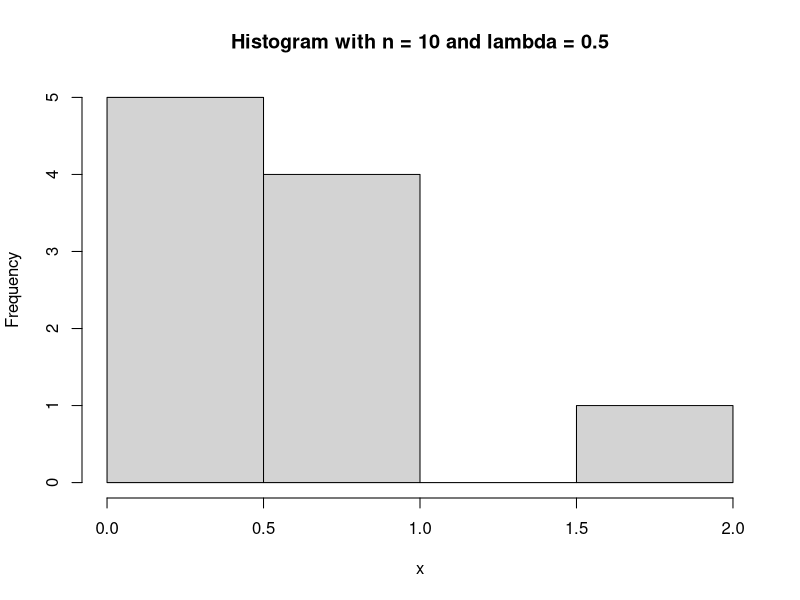
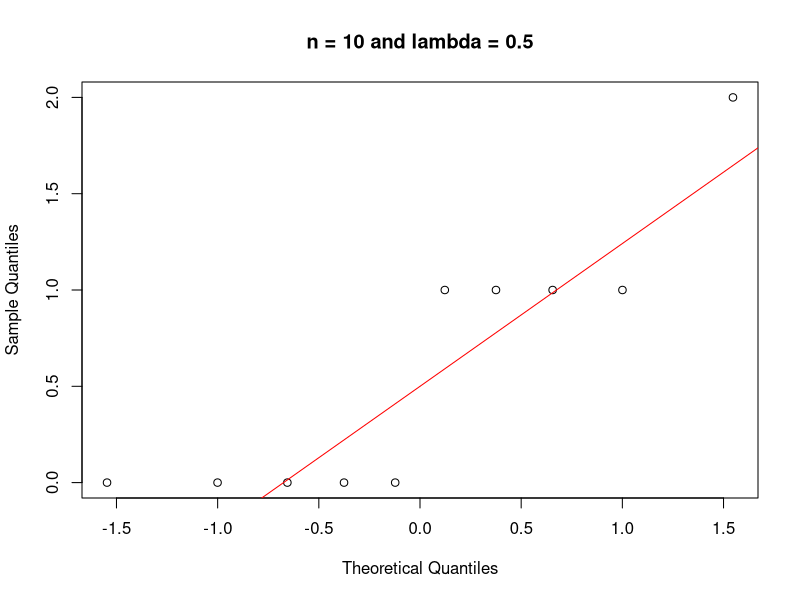
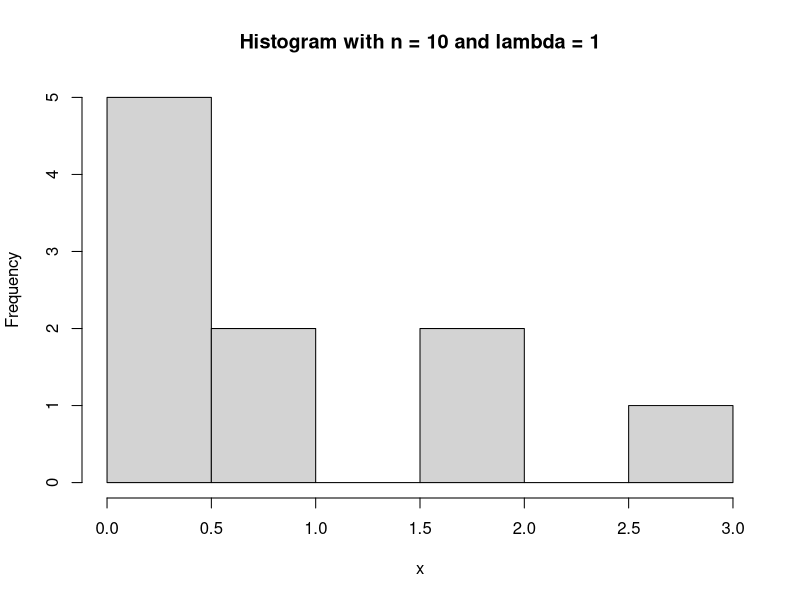
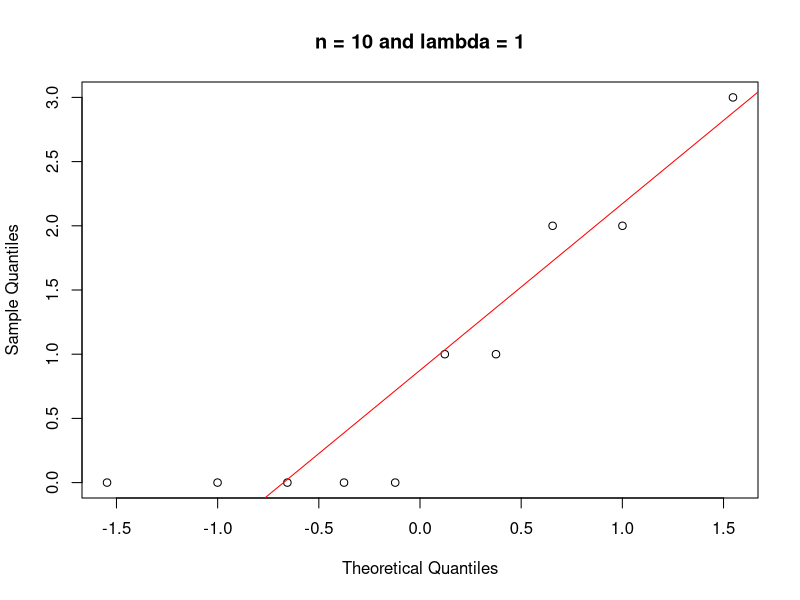
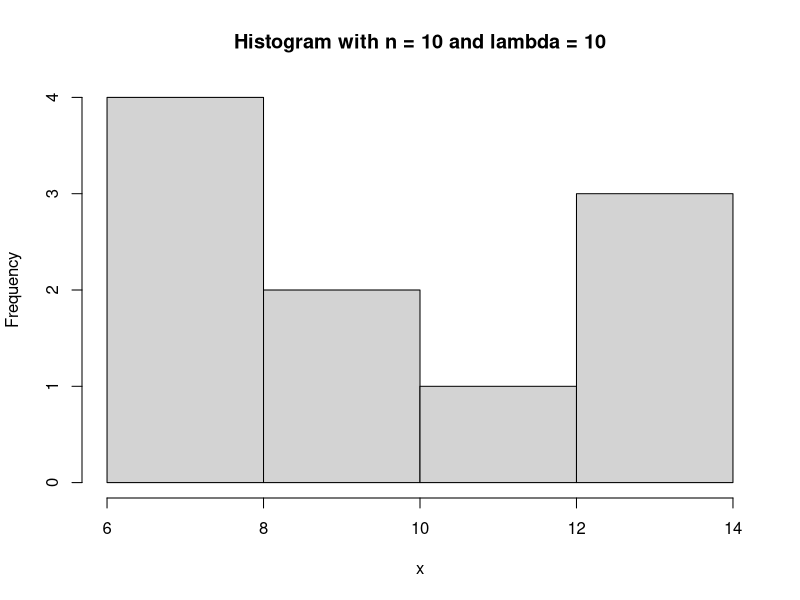
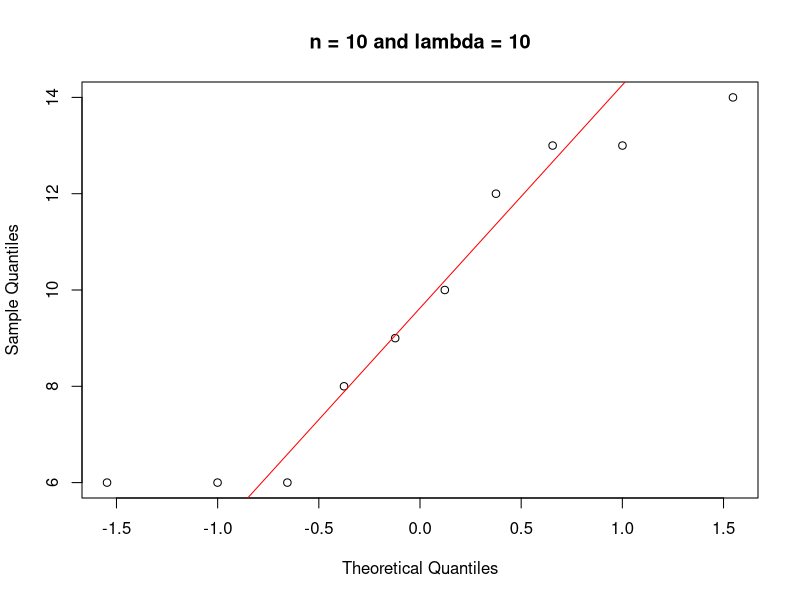
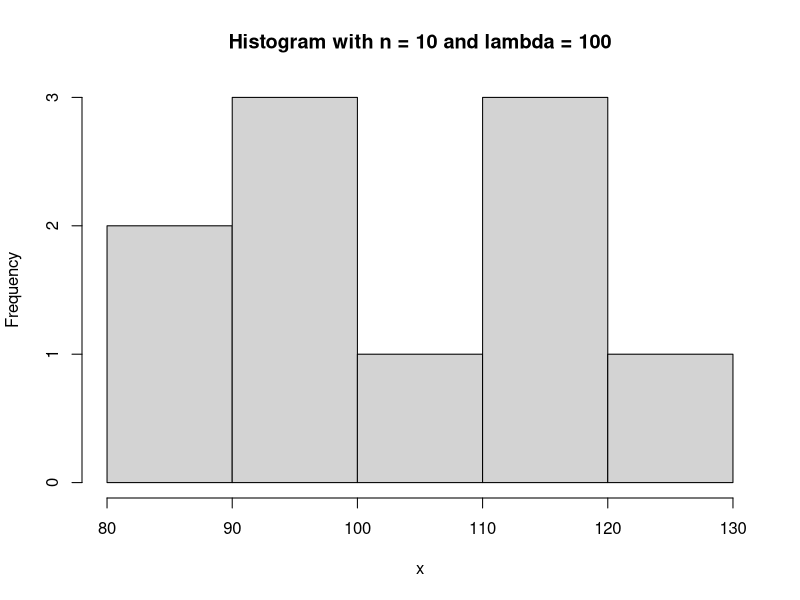
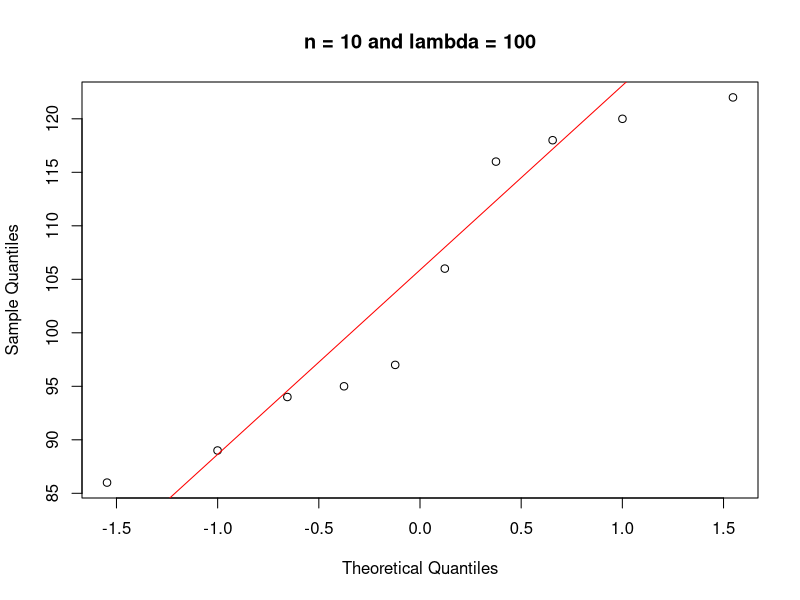

These charts were generated, in order, by the following R code: (Note: this script raises an error after producing the figures.)
#Exercise 1

africa_data = read.table("africa.txt", header = TRUE)
attach(africa_data)
africa_data

# pairs(africa_data)

#T1


n = c(10, 100, 1000)
lambda = c(0.5, 1, 10, 100)

poisson_st = list()
k = 1
for(i in n){
  for(j in lambda){
    print(i)
    print(j)
    print(rpois(i,j))
    
    poisson_st = c(poisson_st,list(rpois(i,j)))
    
    k = k +1
  }
}

x = poisson_st[[1]]
x
hist(x, main = "Histogram with n = 10 and lambda = 0.5")
qqnorm(x, main = "n = 10 and lambda = 0.5")
qqline(x, col = "red")

## Not Normal

x = poisson_st[[2]]
x
hist(x, main = "Histogram with n = 10 and lambda = 1")
qqnorm(x, main = "n = 10 and lambda = 1")
qqline(x, col= "red")

## Not Normal

x = poisson_st[[3]]
x
hist(x, main = "Histogram with n = 10 and lambda = 10")
qqnorm(x, main = "n = 10 and lambda = 10")
qqline(x, col= "red")

## Not Normal

x = poisson_st[[4]]
x
hist(x, main = "Histogram with n = 10 and lambda = 100")
qqnorm(x, main = "n = 10 and lambda = 100")
qqline(x, col= "red")

## Not Normal

x = poisson_st[[5]]
x
hist(x, main = "Histogram with n = 100 and lambda = 0.5")
qqnorm(x, main = "n = 100 and lambda = 0.5")
qqline(x, col= "red")

## Not Normal

x = poisson_st[[6]]
x
hist(x, main = "Histogram with n = 100 and lambda = 1")
qqnorm(x, main = "n = 100 and lambda = 1")
qqline(x, col= "red")

## Not

x = poisson_st[[7]]
x
hist(x, main = "Histogram with n = 100 and lambda = 10")
qqnorm(x, main = "n = 100 and lambda = 10")
qqline(x, col= "red")

## Not  

x = poisson_st[[8]]
x
hist(x, main = "Histogram with n = 100 and lambda = 100")
qqnorm(x, main = "n = 100 and lambda = 100")
qqline(x, col= "red")

## Normal both

x = poisson_st[[9]]
x
hist(x, main = "Histogram with n = 1000 and lambda = 0.5")
qqnorm(x, main = "n = 1000 and lambda = 0.5")
qqline(x, col= "red")

## Not

x = poisson_st[[10]]
x
hist(x, main = "Histogram with n = 1000 and lambda = 1")
qqnorm(x, main = "n = 1000 and lambda = 1")
qqline(x, col= "red")

## Not

x = poisson_st[[11]]
x
hist(x, main = "Histogram with n = 1000 and lambda = 10")
qqnorm(x, main = "n = 1000 and lambda = 10")
qqline(x, col= "red")

## Hist - shows normally QQ- Not instead shows stepped pattern

x = poisson_st[[12]]
x
hist(x, main = "Histogram with n = 1000 and lambda = 100")
qqnorm(x, main = "n = 1000 and lambda = 100")
qqline(x, col= "red")

## looks normal



#T2


# Need to modify. This was just for testing
par(mfrow=c(1,2))

#Normal distribution with mu = 100 and variance = sqrt(100)
h = rnorm(1000, 100, sqrt(100))

hist(h)
qqnorm(h)

# Poisson distribution with n = 1000 and lambda = 100

x = poisson_st[[12]]
x
hist(x, main = "Histogram with n = 1000 and lambda = 100")
qqnorm(x, main = "n = 1000 and lambda = 100")
qqline(x, col= "red")


#Normal distribution with mu = 1 and variance = sqrt(1)
h = rnorm(1000, 1, sqrt(1))

hist(h)
qqnorm(h)

# Poisson distribution with n = 1000 and lambda = 1

x = poisson_st[[10]]
x
hist(x, main = "Histogram with n = 1000 and lambda = 1")
qqnorm(x, main = "n = 1000 and lambda = 1")
qqline(x, col= "red")
## If we com



#T3

africa_glm = glm(miltcoup~oligarchy+pollib+parties+pctvote+popn+size+numelec+numregim, family = poisson, data = africa_data)
summary(africa_glm)


#T4

### Step-Down Method

africa_glm_sd = glm(miltcoup~oligarchy+pollib+parties+pctvote+popn+size+numelec+numregim, family = poisson, data = africa_data)
summary(africa_glm_sd)

summary(africa_glm_sd)[[12]][35] # p-value = 0.80605

# numelec has the highest p-value and it is > 0.05. So discard it in the next iteration.

africa_glm_sd = glm(miltcoup~oligarchy+pollib+parties+pctvote+popn+size+numregim, family = poisson, data = africa_data)
summary(africa_glm_sd)

summary(africa_glm_sd)[[12]][32] # p-value = 0.42639

# numregim has the highest p-value and it is > 0.05. So discard it in the next iteration.

africa_glm_sd = glm(miltcoup~oligarchy+pollib+parties+pctvote+popn+size, family = poisson, data = africa_data)
summary(africa_glm_sd)

summary(africa_glm_sd)[[12]][28] # p-value = 0.421378

# size has the highest p-value and it is > 0.05. So discard it in the next iteration.

africa_glm_sd = glm(miltcoup~oligarchy+pollib+parties+pctvote+popn, family = poisson, data = africa_data)
summary(africa_glm_sd)

summary(africa_glm_sd)[[12]][24] # p-value = 0.29883

# popn has the highest p-value and it is > 0.05. So discard it in the next iteration.

africa_glm_sd = glm(miltcoup~oligarchy+pollib+parties+pctvote, family = poisson, data = africa_data)
summary(africa_glm_sd)

summary(africa_glm_sd)[[12]][20] # p-value = 0.18031

# pctvote has the highest p-value and it is > 0.05. So discard it in the next iteration.

africa_glm_sd = glm(miltcoup~oligarchy+pollib+parties, family = poisson, data = africa_data)
summary(africa_glm_sd)

# As we can see, all the p-values are smaller than 0.05
# That means all the variables are significant for our model.

# The resulting model of the step-down method is:

miltcoup = 0.25138 + 0.09262*oligarchy - 0.57410*pollib + 0.02206*parties + error

#T5

# confint(africa_glm_sd)
# coef(africa_glm_sd)    

## Plots: Fitted vs Residuals

plot(fitted(africa_glm_sd), residuals(africa_glm_sd)) 

# No specific pattern
# It's a scatter plot not visually good as it would suppose to be in linear regression model.

## Plots: Logarithmic-Fitted values vs Residuals

plot(log(fitted(africa_glm_sd)), residuals(africa_glm_sd))

# So we took logarithm to make the x-values fitted by a linear function in the plot. 
# This plot seems OK yet still no specific pattern
# And still it looks scatter too!

## Plots: Logarithmic-Fitted values vs Residuals with type = Response

plot(log(fitted(africa_glm_sd)), residuals(africa_glm_sd, type = "response"))

## Check Lec 10 slide: 41-43

## Plots: Fitted vs Residuals in the Full Model

plot(fitted(africa_glm), residuals(africa_glm))

## Plots: Logarithmic-Fitted values vs Residuals in the Full Model

plot(log(fitted(africa_glm)), residuals(africa_glm))

## Plots: Logarithmic-Fitted values vs Residuals with type = Response in the Full Model

plot(log(fitted(africa_glm)), residuals(africa_glm, type = "response"))


# The plots looked scattered. All of them followed a certain pattern in our model from task-4
# After ploting using the full model, we found the same pattern there too.
# So, it's not because we deleted too many variables.

# Now we will check normality to make some comments for that.


shapiro.test(residuals(africa_glm_sd)) # p-value = 0.01 < 0.05 # Normality is doubtful
shapiro.test(residuals(africa_glm)) # p-value = 0.01 < 0.05 # Normaility is doubtful

qqnorm(residuals(africa_glm_sd)) # doesn't seem normal
qqline(residuals(africa_glm_sd), col="red")

qqnorm(residuals(africa_glm)) # doesn't seem normal
qqline(residuals(africa_glm), col="red")

# In both models we got the same results. 
# The plots that we generated for the model that we found in task-4 and for the full model with all explanatory variables followed same type of pattern.
# Therefore the assumption of normality(if any) is doubtful.
# Which means maybe the sample doesn't come from a normal distribution!
